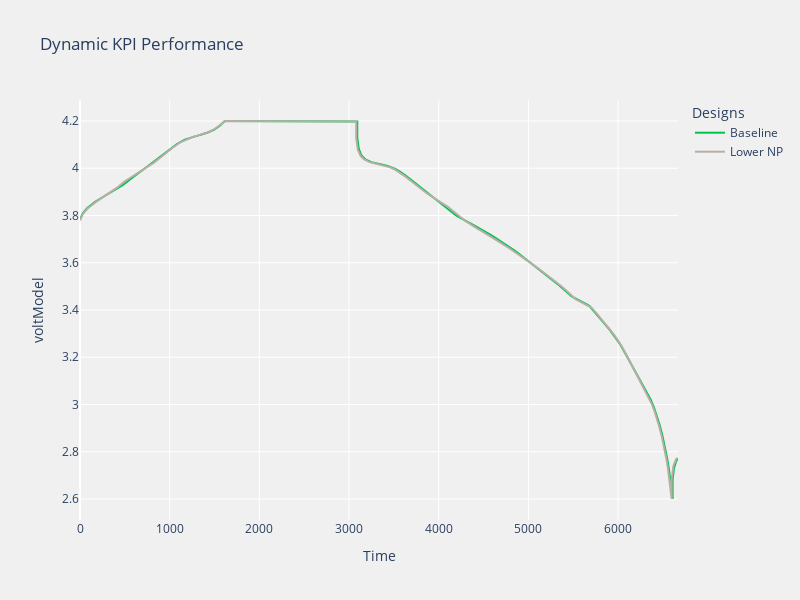

The code cell stored with this chart in its notebook:
### Code cell
single_output.plot_voltage_response()

### Figure 1 — Plotly figure (JSON) as saved in the notebook; plotly's stock layout.template omitted (floating-point values rounded to 4 significant figures; data arrays with more than 128 entries replaced by an {"elided": "..."} marker saying what was removed)
{"data": [{"line": {"color": "rgb(0, 195, 78)", "width": 2}, "mode": "lines", "name": "Baseline", "type": "scatter", "x": {"elided": "335 float values"}, "y": {"elided": "335 float values"}}, {"line": {"color": "rgb(184, 174, 167)", "width": 2}, "mode": "lines", "name": "Lower NP", "type": "scatter", "x": {"elided": "309 float values"}, "y": {"elided": "309 float values"}}], "layout": {"height": 600, "legend": {"title": {"text": "Designs"}}, "paper_bgcolor": "rgba(240, 240, 240, 1)", "plot_bgcolor": "rgba(240, 240, 240, 1)", "title": {"text": "Dynamic KPI Performance"}, "width": 800, "xaxis": {"title": {"text": "Time"}}, "yaxis": {"title": {"text": "voltModel"}}}}
